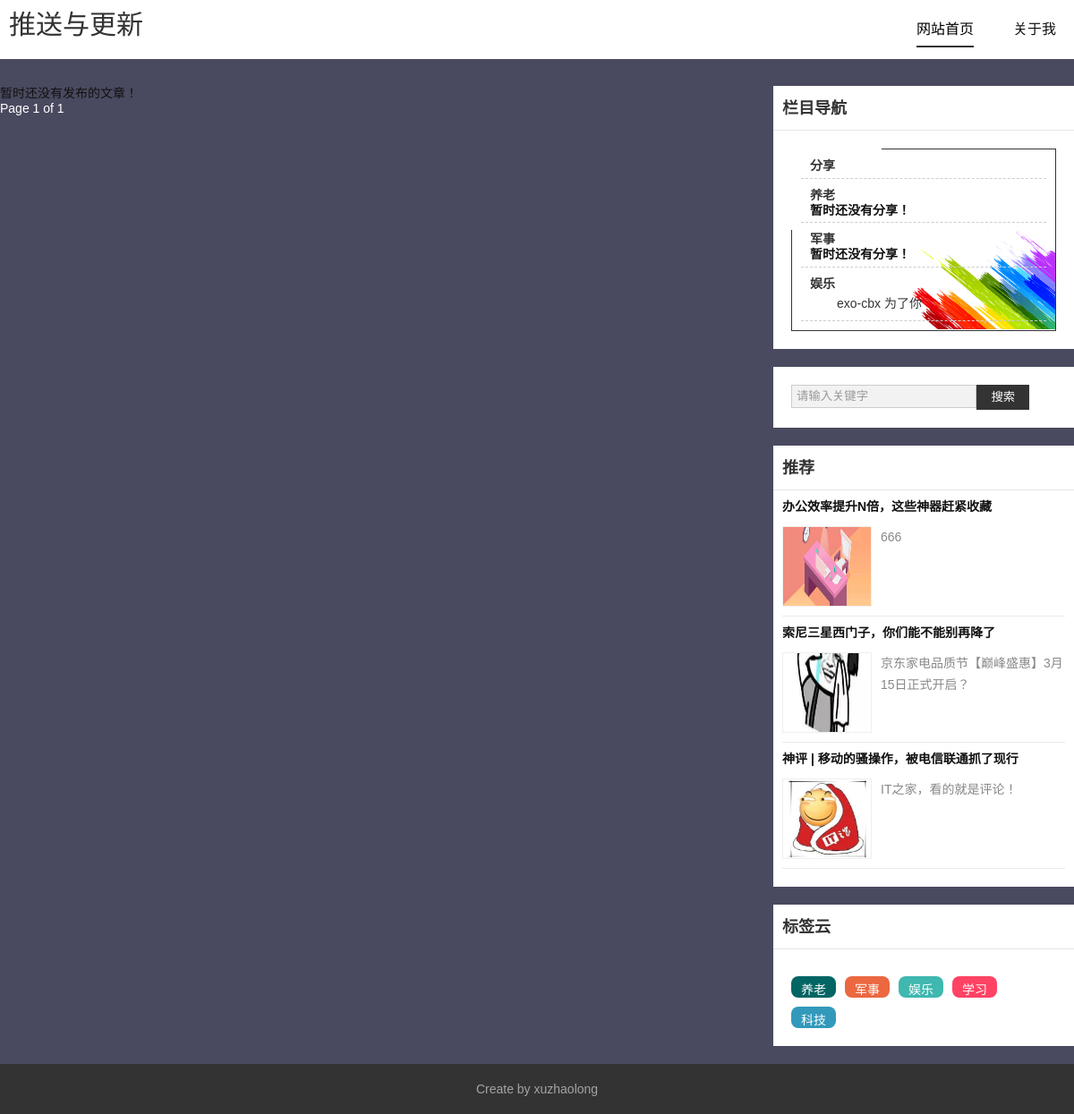
The page /military/ on the database its author committed.
### homepage/models.py (models this page shows)
class Category (models.Model):
    sort = models.CharField(max_length=50)
    sort_EN = models.CharField(max_length=50,null=True,blank=True)
    temp2 = models.CharField(max_length=50,null=True,blank=True)
    temp3 = models.CharField(max_length=50,null=True,blank=True)
    def get_post(self):
        return  Post.objects.filter(sort=self.sort)[0:2]
    def get_sort_url(self):
        return reverse('Sort', kwargs={'sort':self.sort_EN})

class Post(models.Model):
    title = models.CharField(max_length=50)
    describe=models.CharField(max_length=250)
    come_from=models.CharField(max_length=50)
    publish_time=models.CharField(max_length=50)
    page_url=models.CharField(max_length=250)
    item_url=models.CharField(max_length=250)
    img_url=models.CharField(max_length=250)
    author = models.CharField(max_length=50,null=True)
    sort = models.CharField(max_length=50, null=True)
    img_url_list = models.CharField(max_length=2500,null=True)
    context_list = models.CharField(max_length=2500,null=True)
    temp1 = models.CharField(max_length=250,null=True)
    temp2 = models.CharField(max_length=250,null=True)
    temp3 = models.CharField(max_length=250,null=True)
    def get_absolute_url(self):
        a=Category.objects.get(sort=self.sort)
        return reverse('detail', kwargs={'pk': self.pk,'sort':a.sort_EN})

### homepage/views.py (the view)
# urls.py: re_path(r'^(?P<sort>\w+)/$', views.showlist, name="Sort"),
@cache_page(60*5)
def showlist(request,sort):
    path_str=request.get_full_path()
    path_list=path_str.split('/')
    print("请求的url是:",request.get_full_path())
    sort_EN=sort
    sort_objects=Category.objects.get(sort_EN=sort_EN)
    a = Post.objects.filter(sort=sort_objects.sort).order_by('-pk')
    paginator = Paginator(a, 5)  # 每页显示 25 个联系人
    page = request.GET.get('page')
    try:
        contacts = paginator.page(page)
    except PageNotAnInteger:
        contacts = paginator.page(1)
    except EmptyPage:
        contacts = paginator.page(paginator.num_pages)
    return render(request,'homepage/list.html',{"post_list":a,
                                                    'contacts':contacts
                                                })

### homepage/templatetags/homepage_tag.py (called while the page is built)
@register.simple_tag
def get_sort():
    a=Category.objects.all()
    return a

@register.simple_tag
def get_recommen():
    return Post.objects.all()[:3]

@register.simple_tag
def get_share():
    print('开始缓存模板tag')
    return Category.objects.all()[0:3]

### templates/homepage/list.html (shortened to what this page needs)
<!doctype html>
{% load staticfiles %}
{% load homepage_tag %}
{% load cache %}
<html>
<head>
<link href="{% static 'homepage/css/base.css' %}" rel="stylesheet">
<link href="{% static 'homepage/css/index.css' %}" rel="stylesheet">
<link href="{% static 'homepage/css/m.css' %}" rel="stylesheet">
<link rel="stylesheet" type="text/css" href="{% static 'homepage/css/htmleaf-demo.css' %}">
<link rel="stylesheet" href="{% static 'homepage/css/main.css' %}">
</head>
<body>
<header>
  <div class="tophead">
    <div class="logo"><a href="/">推送与更新</a></div>
    <nav class="topnav" id="topnav">
      <ul>
        <li><a href="{% url  "test" %}">网站首页</a></li>
        <li><a href="share.html">关于我</a></li>
      </ul>
    </nav>
  </div>
</header>
<article>
  <div class="blogs">
      {% for post in contacts %}
          <li> <span class="blogpic"><a href="{{ post.get_absolute_url }}"><img src="/static/homepage/images/contentImg/{{ post.img_url }}"></a></span>
              <h3 class="blogtitle"><a href="{{ post.get_absolute_url }}">{{ post.title }}</a></h3><br/>
              <div class="bloginfo">
              <p>{{ post.describe }}</p>
              </div>
              <div class="autor"><span class="dtime">{{ post.publish_time }}</span><span class="viewnum">{{ post.come_from }}</span><span class="readmore"><a href="{{ post.get_absolute_url }}">阅读原文</a></span></div>
          </li>
      {% empty %}
      <div class="no-post">暂时还没有发布的文章！</div>
      {% endfor %}
<div class="pagination">
    <span class="step-links">
        <span class="current" style="color: #FFFFFF">
            Page {{ contacts.number }} of {{ contacts.paginator.num_pages }}
        </span>
    </span>
</div>
  </div>
{% cache 600 sidebar %}
  <div class="sidebar" style="margin-top: 20px">
    <div class="lmnav">
     {% get_share as share_sort_list %}
      <h2 class="hometitle">栏目导航</h2>
      <ul class="navbor">
        <li><a href="#">分享</a></li>
           {% for  share_sort  in share_sort_list %}
        <li><a href="{{ share_sort.get_sort_url }}">{{ share_sort.sort }}</a>
          <ul>
                 {% for  share  in share_sort.get_post %}
            <li><a href="{{ share.get_absolute_url }}">{{ share.title }}</a></li>
                {% empty %}
                <div class="no-post">暂时还没有分享！</div>
                {% endfor %}
          </ul>
        </li>
              {% empty %}
             <div class="no-post">暂时还没有分享！</div>
              {% endfor %}
      </ul>
    </div>
     <div class="search">
     <form action="{% url 'search' %}" method="post" name="searchform" id="searchform">{% csrf_token %}
                            <input name="keyboard" id="keyboard" class="input_text" value="请输入关键字" style="color: rgb(153, 153, 153);" onfocus="if(value=='请输入关键字'){this.style.color='#000';value=''}" onblur="if(value==''){this.style.color='#999';value='请输入关键字'}" type="text">
                            <input name="Submit" class="input_submit" value="搜索" type="submit">
       </form>
    </div>
     <div class="paihang">
      <h2 class="hometitle">推荐</h2>
        {% get_recommen as recommen_list %}
      <ul>
           {% for recommen in recommen_list %}
        <li><b><a href="{{recommen.get_absolute_url  }}" target="_blank">{{ recommen.title }}</a></b>
          <p><i><img src="/static/homepage/images/contentImg/{{ recommen.img_url }}"></i>{{ recommen.describe }}</p>
        </li>
          {% empty %}
      <div class="no-post">暂时还没有文章！</div>
      {% endfor %}
      </ul>
    </div>
   <div class="cloud">
      <h2 class="hometitle">标签云</h2>
        {% get_sort as sort_list %}
     <ul>
            {% for sort in sort_list %}
                <a href="{{ sort.get_sort_url}}">{{ sort.sort }}</a>
            {% empty %}
              <div class="no-post">暂时还没有标签！</div>
            {% endfor %}
      </ul>
    </div>
  </div>
{% endcache %}
</article>
<footer>
   <p>Create by <a href="/">xuzhaolong</a> <a href="/"></a></p>
</footer>
</body>
</html>

### homepage/static/homepage/css/base.css (style rules this page uses)
* { margin: 0; padding: 0 }
body { font: 14px "΢���ź�", Arial, Helvetica, sans-serif; color: #555; background:#f7f7f7; }
img { border: 0; display: block }
ul, li { list-style: none; }
a { text-decoration: none; color: #555 }
header { width: 100%; background: rgba(255,255,255,1); }
article { overflow: hidden }
.tophead { width: 1200px; margin: 0 auto 10px; overflow: hidden; }
.logo { float: left; overflow: hidden; font-size: 30px; margin-top: 10px; margin-left: 10px }
.logo a { color: #333 }
.topnav { overflow: hidden; margin: 10px 0; }
nav { color: #999; line-height: 32px; }
nav ul { text-align: right; }
nav ul li { display: inline; font-size: 16px; padding: 10px 20px; height: 46px; line-height: 46px; }
#topnav_current { color: #000; border-bottom: #333 2px solid; padding-bottom: 10px; }
footer { width: 100%; background: #333; color: #a5a4a4; text-align: center; padding: 20px 0; }
footer a { color: #a5a4a4 }

### homepage/static/homepage/css/index.css (style rules this page uses)
article { width: 1200px; margin: auto }
.blogs { float: left; width: 70%; overflow: hidden; }
.sidebar { float: right; width: 28%; overflow: hidden; position: relative }
.search { background: #FFF; overflow: hidden; padding: 20px; margin: 20px 0 }
.input_text { padding-left: 5px; border: 1px solid #ccc; width: 70%; height: 26px; line-height: 26px; background-color: #f2f2f2; float: left; }
.input_submit { background-color: #333; color: #FFF; float: left; width: 20%; border: none; cursor: pointer; height: 28px; line-height: 28px; }
.cloud { width: 100%; clear: both; overflow: hidden; background: #fff; margin-bottom: 20px }
.cloud ul { padding: 20px; overflow: hidden; }
.cloud ul a { line-height: 24px; height: 24px; display: block; background: #999; float: left; padding: 3px 11px; margin: 10px 10px 0 0; border-radius: 8px; -moz-transition: all 0.5s; -webkit-transition: all 0.5s; -o-transition: all 0.5s; transition: all 0.5s; color: #FFF }
.cloud ul a:nth-child(8n-7) { background: #8A9B0F }
.cloud ul a:nth-child(8n-6) { background: #EB6841 }
.cloud ul a:nth-child(8n-5) { background: #3FB8AF }
.cloud ul a:nth-child(8n-4) { background: #FE4365 }
.cloud ul a:nth-child(8n-3) { background: #FC9D9A }
.cloud ul a:first-child { background: #036564 }
.cloud ul a:last-child { background: #3299BB }
.hometitle { padding: 0 10px; line-height: 50px; height: 50px; font-size: 18px; border-bottom: 1px solid #e5e5e5; color: #333; position: relative }
.hometitle:after { content: ''; position: absolute; height: 2px; width: 0; right: inherit; top: inherit; left: 0; bottom: -1px; background: #333; transition: 2s ease all; }
.paihang { background: #FFF; overflow: hidden; margin-bottom: 20px }
.paihang ul { padding: 10px; }
.paihang ul li { border-bottom: solid 1px #EAEAEA; font-size: 14px; margin: 0 0 10px 0; padding: 0 0 10px 0; overflow: hidden }
.paihang ul li b { height: 30px; text-overflow: ellipsis; white-space: nowrap; overflow: hidden; display: block; }
.paihang ul li p { line-height: 24px; color: #888 }
.paihang li i { width: 100px; height: 90px; overflow: hidden; display: block; border: #efefef 1px solid; float: left; margin-right: 10px }
.paihang li img { height: 100%; margin: auto; -moz-transition: all .5s ease; -webkit-transition: all .5s ease; transition: all .5s ease; }
.lmnav { background: #FFF; overflow: hidden; margin-bottom: 20px }
.lmnav li { border-bottom: 1px dashed #CCCCCC; margin: 10px; padding-bottom: 5px; padding-left: 10px; font-weight: bold }
.lmnav li a { color: #333; }
.lmnav li ul li { border: none; margin: 0 0 0 30px; padding: 5px 0; font-weight: normal }
.navbor { border: #333 1px solid; position: relative; margin: 20px; background: url(../images/navbg.png) no-repeat bottom right; background-size: 70% 70%; }
.navbor:before { content: ""; width: 100px; height: 20px; background: #fff; top: -10px; left: 0; position: absolute }
.navbor:after { content: ""; width: 20px; height: 100px; background: #fff; top: -10px; left: -10px; position: absolute }

### homepage/static/homepage/css/htmleaf-demo.css (style rules this page uses)
body, html { font-size: 100%; padding: 0; margin: 0; }
*, *:after, *:before { -webkit-box-sizing: border-box; -moz-box-sizing: border-box; box-sizing: border-box; }
body { background: #494A5F; color: #D5D6E2; font-weight: 500; font-size: 1.05em; font-family: "Microsoft YaHei","Segoe UI", "Lucida Grande", Helvetica, Arial,sans-serif; }

### rows shown on the page
Category: sort "养老"
Category: sort "军事"
Category: sort "娱乐"
Post: title "exo-cbx 为了你"
Post: title "办公效率提升N倍，这些神器赶紧收藏", img_url (picture), describe "666"
Post: title "索尼三星西门子，你们能不能别再降了", img_url (picture), describe "京东家电品质节【巅峰盛惠】3月15日正式开启？"
Post: title "神评 | 移动的骚操作，被电信联通抓了现行", img_url (picture), describe "IT之家，看的就是评论！"
Category: sort "学习"
Category: sort "科技"

### other values the page prints
{{ contacts.number }} "1"
{{ contacts.paginator.num_pages }} "1"
